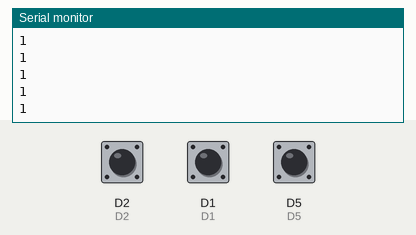
Simulated run of this program. Board: ESP8266 (NodeMCU). Parts: the last lines printed to the serial monitor. The inputs (shaded band) are chosen by the test bench; at power-on: D2 HIGH, D1 HIGH, D5 HIGH. WiFi joins after 1.5 s; servers stay silent unless stated; uploads are accepted with an empty reply.

Above: at 3.2 s.
3.3 s: D2 pulled LOW for 0.15 s
At 4.3 s:
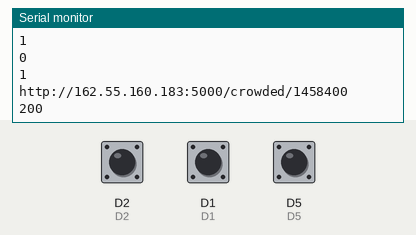
4.9 s: D1 pulled LOW for 0.15 s
At 5.07 s:
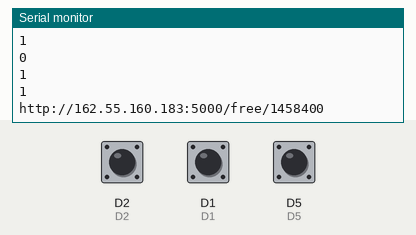
6.5 s: D5 pulled LOW for 0.15 s
Timing chart, 0 to 9.5 s (numbered marks = the images above; inputs shaded):
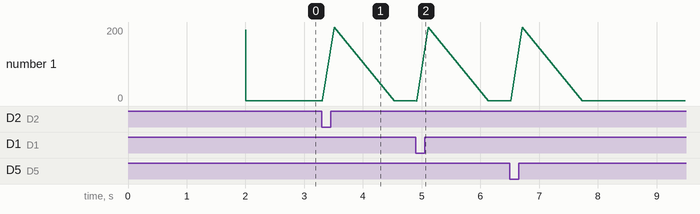

Measured:
- after the input at 3.3 s, the serial monitor: prints a new line at once (image 1)
- after the input at 4.9 s, the serial monitor: prints a new line at once (image 2)

The program:

main.cpp
```cpp
#include <Arduino.h>
#include <ESP8266WiFi.h>
#include <ESP8266HTTPClient.h>
const String ssid = "Camp2023-open";
const String server = "162.55.160.183";
const int port = 5000;
const String uuid = String(ESP.getFlashChipId());
const int D1 = 5;  // Analoger Eingangspin für Button 1
const int D2 = 4;  // Analoger Eingangspin für Button 2
const int D5 = 14;  // Analoger Eingangspin für Button 5
void connectWifi(){
  WiFi.mode(WIFI_STA);
  WiFi.begin(ssid);
  Serial.begin(9600);
  Serial.print("Connecting to WiFi ..");
  while (WiFi.status() != WL_CONNECTED) {
    Serial.print('.');
    delay(1000);
  }
  Serial.println(WiFi.localIP());
}
void sendStatus(String status){
  if ((WiFi.status() == WL_CONNECTED)) { //Check the current connection status

    HTTPClient http;
    WiFiClient client;
    String url =  "http://" + server + ":" + port + "/"+ status + "/" + uuid;
    Serial.println(url);
    http.begin(client,url); //Specify the URL
    int httpResponseCode = http.POST("");//Make the request
    if (httpResponseCode > 0) { //Check for the returning code
        String payload = http.getString();
        Serial.println(httpResponseCode);
        Serial.println(payload);
      }

    else {
      Serial.println("Error on HTTP request");
    }

    http.end(); //Free the resources
  }

  delay(1000);
}
//To trigger if free button is pressed
void freePressed(){
  sendStatus("free");
}
//
void crowdedPressed(){
  sendStatus("crowded");
}
void showerOverflow(){
  sendStatus("overflow");
}
void setup() {
  // connects to wifi
  connectWifi();
  //Sets all pins to INPUT_PULLUP so they give a input signal
  pinMode(D1, INPUT_PULLUP);
  pinMode(D2, INPUT_PULLUP);
  pinMode(D5, INPUT_PULLUP);
}

void loop() {
  // put your main code here, to run repeatedly:
  // polls buttons every 20ms
  int free = digitalRead(D1);
  int crowded = digitalRead(D2);
  int overflow = digitalRead(D5);
  //OPTIONAL: Logs read values
  Serial.println(free);
  Serial.println(crowded);
  Serial.println(overflow);
  Serial.println("");
  //Triggers the method that tells the server which button is pressed.
  if (free == LOW){
    freePressed();
  } else if (crowded == LOW)
  {
    crowdedPressed();
  } else if (overflow ==LOW)
  {
    showerOverflow();
  }
  delay(20);


}
```
